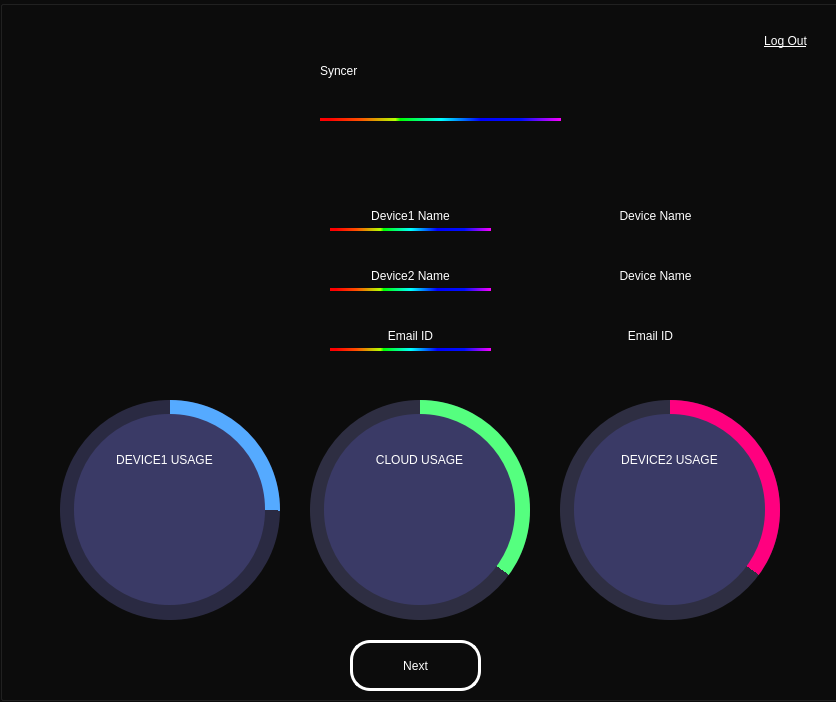
<?xml version="1.0" encoding="UTF-8"?>
<ui version="4.0">
 <class>MainWindow</class>
 <widget class="QMainWindow" name="MainWindow">
  <property name="geometry">
   <rect>
    <x>0</x>
    <y>0</y>
    <width>836</width>
    <height>702</height>
   </rect>
  </property>
  <property name="windowTitle">
   <string>hellllllloo</string>
  </property>
  <property name="windowIcon">
   <iconset>
    <normaloff>../../../../img-removebg-preview.png</normaloff>../../../../img-removebg-preview.png</iconset>
  </property>
  <property name="styleSheet">
   <string notr="true">
background-color: rgb(12,12,12);
</string>
  </property>
  <widget class="QWidget" name="centralwidget">
   <widget class="QGroupBox" name="groupBox">
    <property name="geometry">
     <rect>
      <x>0</x>
      <y>0</y>
      <width>851</width>
      <height>701</height>
     </rect>
    </property>
    <property name="sizePolicy">
     <sizepolicy hsizetype="Preferred" vsizetype="Preferred">
      <horstretch>0</horstretch>
      <verstretch>0</verstretch>
     </sizepolicy>
    </property>
    <property name="styleSheet">
     <string notr="true">background-color: rgb(12 ,12, 12);
font: 75 15pt &quot;Quicksand&quot;;</string>
    </property>
    <property name="title">
     <string/>
    </property>
    <widget class="QPushButton" name="pushButton_4">
     <property name="geometry">
      <rect>
       <x>520</x>
       <y>310</y>
       <width>261</width>
       <height>51</height>
      </rect>
     </property>
     <property name="cursor">
      <cursorShape>PointingHandCursor</cursorShape>
     </property>
     <property name="styleSheet">
      <string notr="true">border:0px;
color:white</string>
     </property>
     <property name="text">
      <string>Email ID</string>
     </property>
     <property name="checkable">
      <bool>false</bool>
     </property>
    </widget>
    <widget class="QLabel" name="label_3">
     <property name="geometry">
      <rect>
       <x>330</x>
       <y>320</y>
       <width>161</width>
       <height>31</height>
      </rect>
     </property>
     <property name="styleSheet">
      <string notr="true">border-bottom:3px solid qlineargradient(spread:reflect, x1:0, y1:0, x2:1, y2:0, stop:0.0379147 rgba(255, 0, 0, 255), stop:0.166 rgba(255, 80, 0, 255), stop:0.312796 rgba(181, 255, 0, 255), stop:0.333 rgba(0, 255, 0, 255), stop:0.50237 rgba(0, 255, 255, 255), stop:0.666 rgba(0, 0, 255, 255), stop:0.833 rgba(0, 15, 255, 255), stop:1 rgba(252, 0, 255, 255));
color:white</string>
     </property>
     <property name="text">
      <string>Email ID</string>
     </property>
     <property name="alignment">
      <set>Qt::AlignCenter</set>
     </property>
    </widget>
    <widget class="QLabel" name="label">
     <property name="geometry">
      <rect>
       <x>140</x>
       <y>190</y>
       <width>161</width>
       <height>161</height>
      </rect>
     </property>
     <property name="cursor">
      <cursorShape>PointingHandCursor</cursorShape>
     </property>
     <property name="styleSheet">
      <string notr="true"/>
     </property>
     <property name="text">
      <string/>
     </property>
     <property name="pixmap">
      <pixmap>images/image8.png</pixmap>
     </property>
     <property name="scaledContents">
      <bool>true</bool>
     </property>
    </widget>
    <widget class="QPushButton" name="pushButton_6">
     <property name="geometry">
      <rect>
       <x>730</x>
       <y>20</y>
       <width>111</width>
       <height>41</height>
      </rect>
     </property>
     <property name="cursor">
      <cursorShape>PointingHandCursor</cursorShape>
     </property>
     <property name="styleSheet">
      <string notr="true">border:0px;
text-decoration: underline;
font: 75 14pt &quot;Quicksand&quot;;
color:white;</string>
     </property>
     <property name="text">
      <string>Log Out</string>
     </property>
    </widget>
    <widget class="QLabel" name="label_5">
     <property name="geometry">
      <rect>
       <x>320</x>
       <y>20</y>
       <width>241</width>
       <height>101</height>
      </rect>
     </property>
     <property name="styleSheet">
      <string notr="true">font: 75 50pt &quot;Quicksand&quot;;
border-bottom:3px solid qlineargradient(spread:reflect, x1:0, y1:0, x2:1, y2:0, stop:0.0379147 rgba(255, 0, 0, 255), stop:0.166 rgba(255, 80, 0, 255), stop:0.312796 rgba(181, 255, 0, 255), stop:0.333 rgba(0, 255, 0, 255), stop:0.50237 rgba(0, 255, 255, 255), stop:0.666 rgba(0, 0, 255, 255), stop:0.833 rgba(0, 15, 255, 255), stop:1 rgba(252, 0, 255, 255));
color:white;
</string>
     </property>
     <property name="text">
      <string>Syncer</string>
     </property>
    </widget>
    <widget class="QPushButton" name="pushButton_5">
     <property name="enabled">
      <bool>true</bool>
     </property>
     <property name="geometry">
      <rect>
       <x>520</x>
       <y>190</y>
       <width>271</width>
       <height>51</height>
      </rect>
     </property>
     <property name="cursor">
      <cursorShape>PointingHandCursor</cursorShape>
     </property>
     <property name="styleSheet">
      <string notr="true">border:0px;
color:white</string>
     </property>
     <property name="text">
      <string>Device Name</string>
     </property>
     <property name="autoDefault">
      <bool>false</bool>
     </property>
     <property name="default">
      <bool>false</bool>
     </property>
    </widget>
    <widget class="QLabel" name="label_6">
     <property name="geometry">
      <rect>
       <x>330</x>
       <y>200</y>
       <width>161</width>
       <height>31</height>
      </rect>
     </property>
     <property name="styleSheet">
      <string notr="true">border-bottom:3px solid qlineargradient(spread:reflect, x1:0, y1:0, x2:1, y2:0, stop:0.0379147 rgba(255, 0, 0, 255), stop:0.166 rgba(255, 80, 0, 255), stop:0.312796 rgba(181, 255, 0, 255), stop:0.333 rgba(0, 255, 0, 255), stop:0.50237 rgba(0, 255, 255, 255), stop:0.666 rgba(0, 0, 255, 255), stop:0.833 rgba(0, 15, 255, 255), stop:1 rgba(252, 0, 255, 255));
color:white</string>
     </property>
     <property name="text">
      <string>Device1 Name</string>
     </property>
     <property name="alignment">
      <set>Qt::AlignCenter</set>
     </property>
    </widget>
    <widget class="QLabel" name="label_7">
     <property name="geometry">
      <rect>
       <x>330</x>
       <y>260</y>
       <width>161</width>
       <height>31</height>
      </rect>
     </property>
     <property name="styleSheet">
      <string notr="true">border-bottom:3px solid qlineargradient(spread:reflect, x1:0, y1:0, x2:1, y2:0, stop:0.0379147 rgba(255, 0, 0, 255), stop:0.166 rgba(255, 80, 0, 255), stop:0.312796 rgba(181, 255, 0, 255), stop:0.333 rgba(0, 255, 0, 255), stop:0.50237 rgba(0, 255, 255, 255), stop:0.666 rgba(0, 0, 255, 255), stop:0.833 rgba(0, 15, 255, 255), stop:1 rgba(252, 0, 255, 255));
color:white</string>
     </property>
     <property name="text">
      <string>Device2 Name</string>
     </property>
     <property name="alignment">
      <set>Qt::AlignCenter</set>
     </property>
    </widget>
    <widget class="QPushButton" name="pushButton_9">
     <property name="geometry">
      <rect>
       <x>520</x>
       <y>250</y>
       <width>271</width>
       <height>51</height>
      </rect>
     </property>
     <property name="cursor">
      <cursorShape>PointingHandCursor</cursorShape>
     </property>
     <property name="styleSheet">
      <string notr="true">border:0px;
color:white</string>
     </property>
     <property name="text">
      <string>Device Name</string>
     </property>
    </widget>
    <widget class="QFrame" name="circularProgressBar_Main">
     <property name="geometry">
      <rect>
       <x>50</x>
       <y>390</y>
       <width>240</width>
       <height>240</height>
      </rect>
     </property>
     <property name="styleSheet">
      <string notr="true">background-color: none;</string>
     </property>
     <property name="frameShape">
      <enum>QFrame::NoFrame</enum>
     </property>
     <property name="frameShadow">
      <enum>QFrame::Raised</enum>
     </property>
     <widget class="QFrame" name="cpucircularprogress_b">
      <property name="geometry">
       <rect>
        <x>10</x>
        <y>10</y>
        <width>220</width>
        <height>220</height>
       </rect>
      </property>
      <property name="styleSheet">
       <string notr="true">QFrame
{
border-radius:110px;
background-color:rgba(77,77,127,120);
}</string>
      </property>
      <property name="frameShape">
       <enum>QFrame::NoFrame</enum>
      </property>
      <property name="frameShadow">
       <enum>QFrame::Raised</enum>
      </property>
      <widget class="QFrame" name="cpucircularprogress_a">
       <property name="geometry">
        <rect>
         <x>0</x>
         <y>0</y>
         <width>220</width>
         <height>220</height>
        </rect>
       </property>
       <property name="styleSheet">
        <string notr="true">QFrame
{
border-radius:110%;
background-color: qconicalgradient(cx:0.5, cy:0.5, angle:90, stop:0.749 rgba(255, 255, 255, 0), stop:0.750 rgba(85, 170, 255, 255));
}</string>
       </property>
       <property name="frameShape">
        <enum>QFrame::NoFrame</enum>
       </property>
       <property name="frameShadow">
        <enum>QFrame::Raised</enum>
       </property>
      </widget>
     </widget>
     <widget class="QFrame" name="cpucircularprogress_c">
      <property name="geometry">
       <rect>
        <x>24</x>
        <y>24</y>
        <width>191</width>
        <height>191</height>
       </rect>
      </property>
      <property name="styleSheet">
       <string notr="true">QFrame{
border-radius:95px;
background-color:rgb(58, 58, 102);
}</string>
      </property>
      <property name="frameShape">
       <enum>QFrame::StyledPanel</enum>
      </property>
      <property name="frameShadow">
       <enum>QFrame::Raised</enum>
      </property>
      <widget class="QLabel" name="cpu_used">
       <property name="geometry">
        <rect>
         <x>30</x>
         <y>73</y>
         <width>121</width>
         <height>61</height>
        </rect>
       </property>
       <property name="autoFillBackground">
        <bool>false</bool>
       </property>
       <property name="styleSheet">
        <string notr="true">color: rgb(115, 185, 255); padding: 0px; background-color: none;
font: 75 26pt &quot;Quicksand&quot;;</string>
       </property>
       <property name="text">
        <string/>
       </property>
       <property name="alignment">
        <set>Qt::AlignCenter</set>
       </property>
      </widget>
      <widget class="QLabel" name="cpu_total">
       <property name="geometry">
        <rect>
         <x>30</x>
         <y>143</y>
         <width>131</width>
         <height>20</height>
        </rect>
       </property>
       <property name="styleSheet">
        <string notr="true">color: rgb(148, 148, 216); background-color: none;
</string>
       </property>
       <property name="text">
        <string/>
       </property>
       <property name="alignment">
        <set>Qt::AlignCenter</set>
       </property>
      </widget>
      <widget class="QLabel" name="cpu">
       <property name="geometry">
        <rect>
         <x>10</x>
         <y>30</y>
         <width>161</width>
         <height>31</height>
        </rect>
       </property>
       <property name="styleSheet">
        <string notr="true">color: #FFFFFF; background-color: none;</string>
       </property>
       <property name="text">
        <string>DEVICE1 USAGE</string>
       </property>
       <property name="alignment">
        <set>Qt::AlignCenter</set>
       </property>
      </widget>
     </widget>
    </widget>
    <widget class="QPushButton" name="pushButton_7">
     <property name="geometry">
      <rect>
       <x>350</x>
       <y>640</y>
       <width>131</width>
       <height>51</height>
      </rect>
     </property>
     <property name="cursor">
      <cursorShape>PointingHandCursor</cursorShape>
     </property>
     <property name="styleSheet">
      <string notr="true">border-radius:20px;
border:3px solid white;
font: 75 20pt &quot;Quicksand&quot;;
color:white;
</string>
     </property>
     <property name="text">
      <string>Next</string>
     </property>
    </widget>
    <widget class="QFrame" name="circularProgressBar_Main_2">
     <property name="geometry">
      <rect>
       <x>300</x>
       <y>390</y>
       <width>240</width>
       <height>240</height>
      </rect>
     </property>
     <property name="styleSheet">
      <string notr="true">background-color: none;</string>
     </property>
     <property name="frameShape">
      <enum>QFrame::NoFrame</enum>
     </property>
     <property name="frameShadow">
      <enum>QFrame::Raised</enum>
     </property>
     <widget class="QFrame" name="cloudcircularprogress_a">
      <property name="geometry">
       <rect>
        <x>10</x>
        <y>10</y>
        <width>220</width>
        <height>220</height>
       </rect>
      </property>
      <property name="styleSheet">
       <string notr="true">QFrame{
border-radius:110%;
background-color:qconicalgradient(cx:0.5, cy:0.5, angle:90, stop:0.649 rgba(255, 255, 255, 0), stop:0.650 rgba(85, 255, 127, 255));
}</string>
      </property>
      <property name="frameShape">
       <enum>QFrame::NoFrame</enum>
      </property>
      <property name="frameShadow">
       <enum>QFrame::Raised</enum>
      </property>
     </widget>
     <widget class="QFrame" name="cloudcircularprogress_b">
      <property name="geometry">
       <rect>
        <x>10</x>
        <y>10</y>
        <width>220</width>
        <height>220</height>
       </rect>
      </property>
      <property name="styleSheet">
       <string notr="true">QFrame{
	border-radius: 110px;	
	background-color: rgba(85, 85, 127, 120);
}</string>
      </property>
      <property name="frameShape">
       <enum>QFrame::NoFrame</enum>
      </property>
      <property name="frameShadow">
       <enum>QFrame::Raised</enum>
      </property>
     </widget>
     <widget class="QFrame" name="cloudcircularprogress_c">
      <property name="geometry">
       <rect>
        <x>24</x>
        <y>24</y>
        <width>191</width>
        <height>191</height>
       </rect>
      </property>
      <property name="styleSheet">
       <string notr="true">QFrame{
	border-radius: 95px;	
	background-color: rgb(58, 58, 102);
}</string>
      </property>
      <property name="frameShape">
       <enum>QFrame::StyledPanel</enum>
      </property>
      <property name="frameShadow">
       <enum>QFrame::Raised</enum>
      </property>
      <widget class="QLabel" name="cloud_used">
       <property name="geometry">
        <rect>
         <x>20</x>
         <y>73</y>
         <width>151</width>
         <height>61</height>
        </rect>
       </property>
       <property name="styleSheet">
        <string notr="true">color: rgb(115, 255, 171); padding: 0px; background-color: none;
font: 75 26pt &quot;Quicksand&quot;;</string>
       </property>
       <property name="text">
        <string/>
       </property>
       <property name="alignment">
        <set>Qt::AlignCenter</set>
       </property>
      </widget>
      <widget class="QLabel" name="cloud">
       <property name="geometry">
        <rect>
         <x>20</x>
         <y>30</y>
         <width>151</width>
         <height>31</height>
        </rect>
       </property>
       <property name="styleSheet">
        <string notr="true">color: #FFFFFF; background-color: none;</string>
       </property>
       <property name="text">
        <string>CLOUD USAGE</string>
       </property>
       <property name="alignment">
        <set>Qt::AlignCenter</set>
       </property>
      </widget>
      <widget class="QLabel" name="cloud_total">
       <property name="geometry">
        <rect>
         <x>30</x>
         <y>143</y>
         <width>131</width>
         <height>20</height>
        </rect>
       </property>
       <property name="styleSheet">
        <string notr="true">color: rgb(148, 148, 216); background-color: none;</string>
       </property>
       <property name="text">
        <string/>
       </property>
       <property name="alignment">
        <set>Qt::AlignCenter</set>
       </property>
      </widget>
     </widget>
     <zorder>cloudcircularprogress_b</zorder>
     <zorder>cloudcircularprogress_a</zorder>
     <zorder>cloudcircularprogress_c</zorder>
    </widget>
    <widget class="QFrame" name="circularProgressBar_Main_3">
     <property name="geometry">
      <rect>
       <x>550</x>
       <y>390</y>
       <width>240</width>
       <height>240</height>
      </rect>
     </property>
     <property name="styleSheet">
      <string notr="true">background-color: none;</string>
     </property>
     <property name="frameShape">
      <enum>QFrame::NoFrame</enum>
     </property>
     <property name="frameShadow">
      <enum>QFrame::Raised</enum>
     </property>
     <widget class="QFrame" name="cloudcircularprogress1_a">
      <property name="geometry">
       <rect>
        <x>10</x>
        <y>10</y>
        <width>220</width>
        <height>220</height>
       </rect>
      </property>
      <property name="styleSheet">
       <string notr="true">QFrame{
border-radius:110%;
background-color:qconicalgradient(cx:0.5, cy:0.5, angle:90, stop:0.649 rgba(255, 255, 255, 0), stop:0.65 rgba(255, 0, 127, 255));
}</string>
      </property>
      <property name="frameShape">
       <enum>QFrame::NoFrame</enum>
      </property>
      <property name="frameShadow">
       <enum>QFrame::Raised</enum>
      </property>
     </widget>
     <widget class="QFrame" name="cloudcircularprogress1_b">
      <property name="geometry">
       <rect>
        <x>10</x>
        <y>10</y>
        <width>220</width>
        <height>220</height>
       </rect>
      </property>
      <property name="styleSheet">
       <string notr="true">QFrame{
	border-radius: 110px;	
	background-color: rgba(85, 85, 127, 120);
}</string>
      </property>
      <property name="frameShape">
       <enum>QFrame::NoFrame</enum>
      </property>
      <property name="frameShadow">
       <enum>QFrame::Raised</enum>
      </property>
     </widget>
     <widget class="QFrame" name="cloudcircularprogress1_c">
      <property name="geometry">
       <rect>
        <x>24</x>
        <y>24</y>
        <width>191</width>
        <height>191</height>
       </rect>
      </property>
      <property name="styleSheet">
       <string notr="true">QFrame{
	border-radius: 95px;	
	background-color: rgb(58, 58, 102);
}</string>
      </property>
      <property name="frameShape">
       <enum>QFrame::NoFrame</enum>
      </property>
      <property name="frameShadow">
       <enum>QFrame::Raised</enum>
      </property>
      <widget class="QLabel" name="cloud2_used">
       <property name="geometry">
        <rect>
         <x>30</x>
         <y>73</y>
         <width>141</width>
         <height>61</height>
        </rect>
       </property>
       <property name="styleSheet">
        <string notr="true">color: rgb(255, 44, 174); padding: 0px; background-color: none;
font: 75 26pt &quot;Quicksand&quot;;</string>
       </property>
       <property name="text">
        <string/>
       </property>
       <property name="alignment">
        <set>Qt::AlignCenter</set>
       </property>
      </widget>
      <widget class="QLabel" name="cloud2">
       <property name="geometry">
        <rect>
         <x>10</x>
         <y>30</y>
         <width>171</width>
         <height>31</height>
        </rect>
       </property>
       <property name="styleSheet">
        <string notr="true">color: #FFFFFF; background-color: none;</string>
       </property>
       <property name="text">
        <string>DEVICE2 USAGE</string>
       </property>
       <property name="alignment">
        <set>Qt::AlignCenter</set>
       </property>
      </widget>
      <widget class="QLabel" name="cloud2_total">
       <property name="geometry">
        <rect>
         <x>30</x>
         <y>143</y>
         <width>131</width>
         <height>20</height>
        </rect>
       </property>
       <property name="styleSheet">
        <string notr="true">color: rgb(148, 148, 216); background-color: none;</string>
       </property>
       <property name="text">
        <string/>
       </property>
       <property name="alignment">
        <set>Qt::AlignCenter</set>
       </property>
      </widget>
     </widget>
     <zorder>cloudcircularprogress1_b</zorder>
     <zorder>cloudcircularprogress1_a</zorder>
     <zorder>cloudcircularprogress1_c</zorder>
    </widget>
   </widget>
   <widget class="QLabel" name="label_2">
    <property name="geometry">
     <rect>
      <x>-10</x>
      <y>690</y>
      <width>31</width>
      <height>16</height>
     </rect>
    </property>
    <property name="styleSheet">
     <string notr="true">background-color: 12,12,12</string>
    </property>
    <property name="text">
     <string/>
    </property>
   </widget>
  </widget>
 </widget>
 <resources/>
 <connections/>
</ui>
